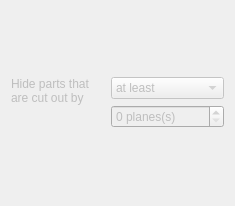
<?xml version="1.0" encoding="UTF-8"?>
<ui version="4.0">
 <class>PlanePropertiesUi</class>
 <widget class="QWidget" name="PlanePropertiesUi">
  <property name="enabled">
   <bool>false</bool>
  </property>
  <property name="geometry">
   <rect>
    <x>0</x>
    <y>0</y>
    <width>235</width>
    <height>206</height>
   </rect>
  </property>
  <property name="windowTitle">
   <string>Plane Properties</string>
  </property>
  <layout class="QVBoxLayout" name="verticalLayout_7">
   <item>
    <layout class="QVBoxLayout" name="verticalLayout">
     <item>
      <layout class="QHBoxLayout" name="hideParts">
       <item>
        <widget class="QLabel" name="hidePartsLabel">
         <property name="text">
          <string>Hide parts that are cut out by</string>
         </property>
         <property name="alignment">
          <set>Qt::AlignLeading|Qt::AlignLeft|Qt::AlignTop</set>
         </property>
         <property name="wordWrap">
          <bool>true</bool>
         </property>
        </widget>
       </item>
       <item>
        <layout class="QVBoxLayout" name="verticalLayout_2">
         <item>
          <widget class="QComboBox" name="hidePartsBox">
           <property name="enabled">
            <bool>false</bool>
           </property>
           <item>
            <property name="text">
             <string>at least</string>
            </property>
           </item>
           <item>
            <property name="text">
             <string>all but</string>
            </property>
           </item>
          </widget>
         </item>
         <item>
          <widget class="QSpinBox" name="hidePartsSpinBox">
           <property name="enabled">
            <bool>false</bool>
           </property>
           <property name="suffix">
            <string> planes(s)</string>
           </property>
           <property name="prefix">
            <string/>
           </property>
           <property name="maximum">
            <number>99999</number>
           </property>
          </widget>
         </item>
        </layout>
       </item>
      </layout>
     </item>
    </layout>
   </item>
  </layout>
 </widget>
 <resources/>
 <connections/>
</ui>
